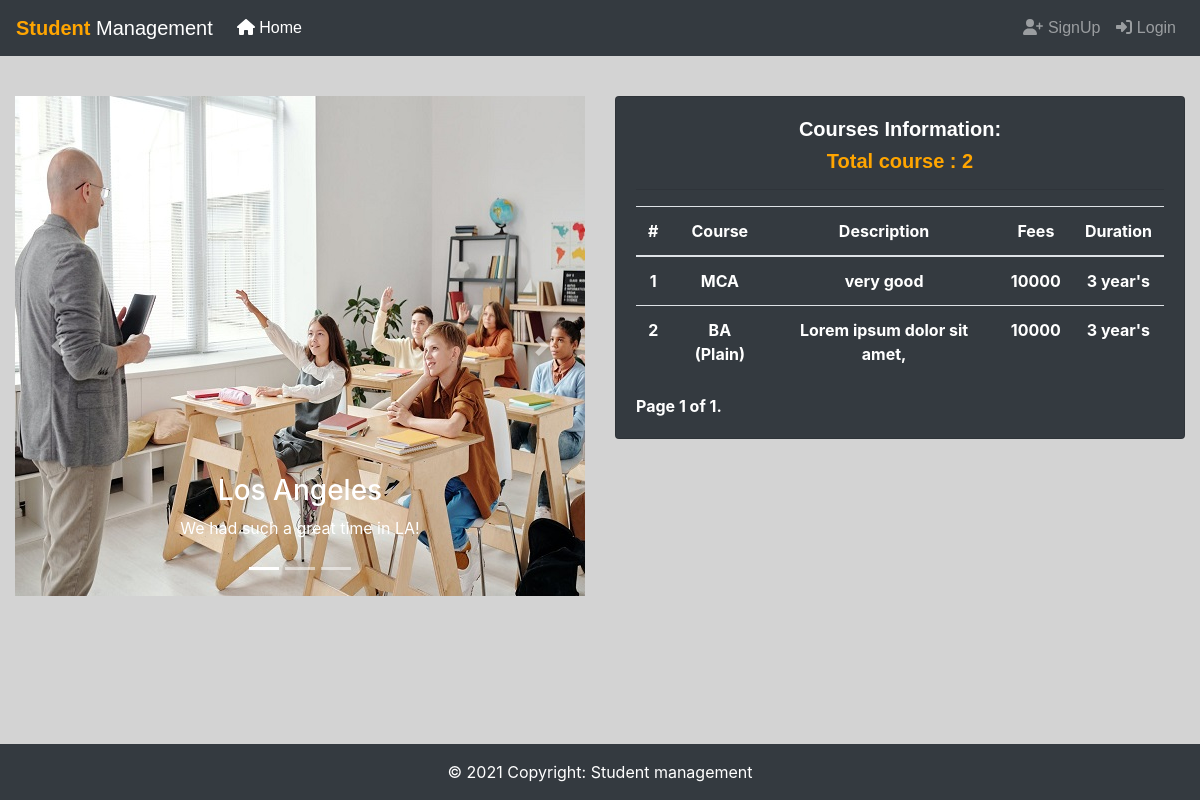
/management/, run on the app's committed database.
### management/models.py (models this page shows, shortened)
class Course(models.Model):
	name = models.CharField(max_length=200)
	description = models.CharField(max_length=500)
	fees = models.IntegerField()
	duration = models.CharField(max_length=200)

### management/views.py (the view)
# urls.py: path('',index_view,name='index'),
def index_view(request):
	course = Course.objects.all()
	paginator = Paginator(course,5)
	page_number = request.GET.get('page')
	page_obj = paginator.get_page(page_number)
	context = {
		'page_obj':page_obj,
		'total':course.count()
	}
	return render(request,'management/index.html',context)

### management/templates/management/index.html (shortened to what this page needs)
{% extends "management/base.html" %}
{% load static %}
{% block content %}
	<div class="container-fluid">
		<div class="row">
		<div class="col-md-6">
		<div id="demo" class="carousel slide" data-ride="carousel">
  			<ul class="carousel-indicators">
    			<li data-target="#demo" data-slide-to="0" class="active"></li>
    			<li data-target="#demo" data-slide-to="1"></li>
    			<li data-target="#demo" data-slide-to="2"></li>
  			</ul>
  			<div class="carousel-inner">
    		<div class="carousel-item active">
      			<img src="{% static 'images/image1.jpg' %}" alt="Los Angeles" width="650" height="500">
      			<div class="carousel-caption">
        			<h3>Los Angeles</h3>
        			<p>We had such a great time in LA!</p>
      			</div>
    		</div>
  			</div>
  			<a class="carousel-control-prev" href="#demo" data-slide="prev">
    		<span class="carousel-control-prev-icon"></span>
  			</a>
  			<a class="carousel-control-next" href="#demo" data-slide="next">
    		<span class="carousel-control-next-icon"></span>
  			</a>
		</div>
		</div>
		<div class="col-md-6">
			<div class="card bg-dark">
				<div class="card-body text-center" style="color: white;">
					<h5>Courses Information:</h5>
					<h5><b style="color:orange">Total course : {{total}}</b></h5><hr>
					<table class="table" style="color: white;font-weight: bold">
						<thead>
							<tr>
								<th scope="col">#</th>
								<th scope="col">Course</th>
								<th scope="col">Description</th>
								<th scope="col">Fees</th>
								<th scope="col">Duration</th>
							</tr>
						</thead>
						<tbody>
							{% for course in page_obj %}
							<tr>
								<th scope="row">{{course.id}}</th>
								<td>{{course.name}}</td>
								<td>{{course.description}}</td>
								<td>{{course.fees}}</td>
								<td>{{course.duration}}</td>
							</tr>
							{% endfor %}
						</tbody>
					</table>
					<div class="pagination">
    					<span class="step-links" style="font-weight: bold;">
        						<span class="current">
            						Page {{ page_obj.number }} of {{ page_obj.paginator.num_pages }}.
        						</span>
    					</span>
					</div>
				</div>
			</div>
		</div>
		</div>
	</div>
{% endblock %}

### management/templates/management/base.html (shortened to what this page needs)
<!doctype html>
<html lang="en">
{% load static %}
	<head>
  	<link rel="stylesheet" type="text/css" href="{% static 'css/bootstrap.min.css' %}">
  	<link rel="stylesheet" type="text/css" href="{% static 'css/all.min.css' %}">
		<link rel="stylesheet" type="text/css" href="{% static 'css/style.css' %}">
	</head>
	<body style="background-color: lightgray">
		<nav class="navbar navbar-expand-lg navbar-dark bg-dark " style="position: fixed;z-index: 1;top: 0;right: 0">
  			<a style="font-family: sans-serif;" class="navbar-brand" href="/management/"><b style="color: orange">Student</b> Management</a>
				<div class="collapse navbar-collapse" id="navbarSupportedContent">
					<ul class="navbar-nav mr-auto">
						<li class="nav-item">
						<a class="nav-link active" aria-current="page" href="/management/"><i class="fas fa-home"></i> Home</a>
						</li>
					</ul>
					<ul class="navbar-nav ml-auto mb-2 mb-lg-0">
						{% if user.is_authenticated %}
							<br>
							<li class="nav-link">
								{% if request.user.userprofile.image %}
									<img  src="{{user.userprofile.image.url}}" class="img-fluid rounded-circle mx-auto d-block" alt="..." style="height: 40px; width: 40px"></li>
								{% endif %}
							<div class="dropdown">
  							<button type="button" class="btn btn-info dropdown-toggle bg-dark" style="margin-top: 8px;" data-toggle="dropdown">
  							Welcome : {{user.first_name}}
  							</button>
  							<div class="dropdown-menu bg-dark">
    							<a class="dropdown-item" href="/management/change-password"><i class="far fa-edit"></i> Change Password</a>
    							<a class="dropdown-item" href="/management/logout"><i class="fas fa-sign-out-alt"></i> Logout</a>
  							</div>
							</div>
						{% else %}
						<li><a class="nav-link" href="/management/signup"><i class="fas fa-user-plus"></i> SignUp</a></li>
						<li><a class="nav-link" href="/management/login"><i class="fas fa-sign-in-alt"></i> Login</a></li>
						{%endif%}
					</ul>
				</div>
		</nav>
		<br><br><br><br>
		{% block content %}
		{% endblock %}
<br><br>
<footer class=" text-center text-white bg-dark">
  <div class="text-center p-3">
    © 2021 Copyright:
    <a class="text-white" href="https://mdbootstrap.com/">Student management</a>
  </div>
</footer>
	</body>
</html>

### management/static/css/style.css (style rules this page uses)
h5 { font-weight: bold; font-family: sans-serif; }

### management/templates/management/base.html (style rules this page uses)
.navbar { top: 0; width: 100%; background-color: black; color: white; text-align: center; font-family: sans-serif; }
footer { position: fixed; left: 0; bottom: 0; width: 100%; color: white; text-align: center; }

### data on the page
Course: id "1", name "MCA", description "very good", fees "10000", duration "3 year's"
Course: id "2", name "BA (Plain)", description "Lorem ipsum dolor sit amet,", fees "10000", duration "3 year's"

### other printed values
{{ total }} "2"
{{ page_obj.number }} "1"
{{ page_obj.paginator.num_pages }} "1"
